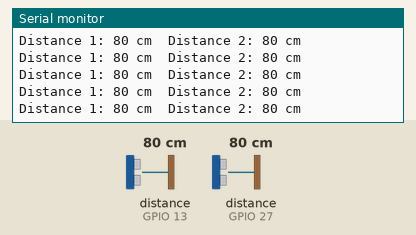
A program run on a simulated ESP32. Shown: the last lines printed to the serial monitor. Wiring (inferred from the names in the program): 2 × ultrasonic range finder: trigger GPIO 12, echo GPIO 13 / trigger GPIO 14, echo GPIO 27. The test bench sets the inputs (shaded band); at power-on: distance to the obstacle (sensors on GPIO 13, GPIO 27) 80 cm. The echo pulse lasts 58.3 µs per cm.

Above: at 1.2 s.
1.3 s: distance to the obstacle (sensor on GPIO 13) set to 2 cm
At 1.44 s:
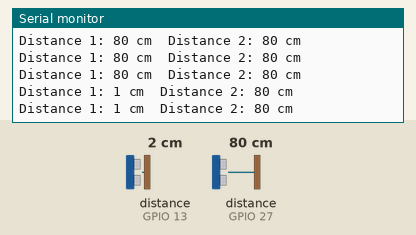
2.8 s: distance to the obstacle (sensor on GPIO 27) set to 2 cm
At 2.82 s:
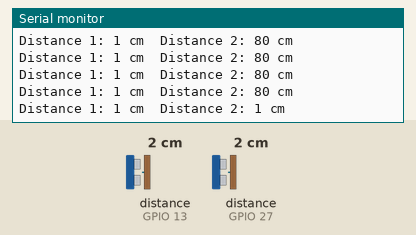
4.3 s: distance to the obstacle (sensor on GPIO 13) set to 4 cm
At 4.34 s:
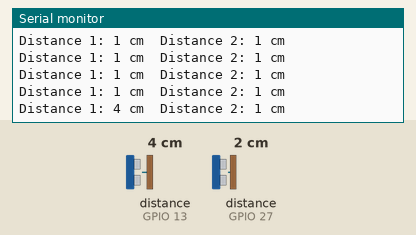
5.8 s: distance to the obstacle (sensor on GPIO 27) set to 4 cm
At 5.86 s:
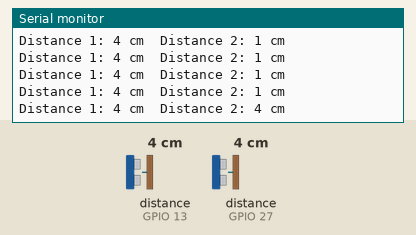
Timing chart, 0 to 8.3 s (numbered marks = the images above; inputs shaded):
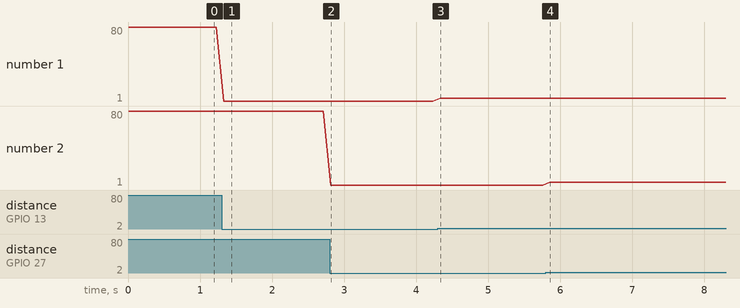

Measured:
- after the input at 1.3 s, the serial monitor: prints a new line at once (image 1)
- after the input at 2.8 s, the serial monitor: prints a new line at once (image 2)
- after the input at 4.3 s, the serial monitor: prints a new line at once (image 3)
- after the input at 5.8 s, the serial monitor: prints a new line after 0.06 s (image 4)
- plotted number 1: 1 → 4 after the input at 4.3 s

The program:

main.cpp
```cpp
#include <Arduino.h>

#define TRIGGER_PIN_1 12
#define ECHO_PIN_1 13
#define TRIGGER_PIN_2 14
#define ECHO_PIN_2 27

void setup() {
  Serial.begin(115200);
  pinMode(TRIGGER_PIN_1, OUTPUT);
  pinMode(ECHO_PIN_1, INPUT);
  pinMode(TRIGGER_PIN_2, OUTPUT);
  pinMode(ECHO_PIN_2, INPUT);
}

void loop() {
  long duration1, distance1;
  long duration2, distance2;

  digitalWrite(TRIGGER_PIN_1, LOW);
  delayMicroseconds(2);
  digitalWrite(TRIGGER_PIN_1, HIGH);
  delayMicroseconds(10);
  digitalWrite(TRIGGER_PIN_1, LOW);
  duration1 = pulseIn(ECHO_PIN_1, HIGH);
  distance1 = (duration1 / 2) / 29.1;

  digitalWrite(TRIGGER_PIN_2, LOW);
  delayMicroseconds(2);
  digitalWrite(TRIGGER_PIN_2, HIGH);
  delayMicroseconds(10);
  digitalWrite(TRIGGER_PIN_2, LOW);
  duration2 = pulseIn(ECHO_PIN_2, HIGH);
  distance2 = (duration2 / 2) / 29.1;

  Serial.print("Distance 1: ");
  Serial.print(distance1);
  Serial.print(" cm  Distance 2: ");
  Serial.print(distance2);
  Serial.println(" cm");

  delay(100);
}
```
